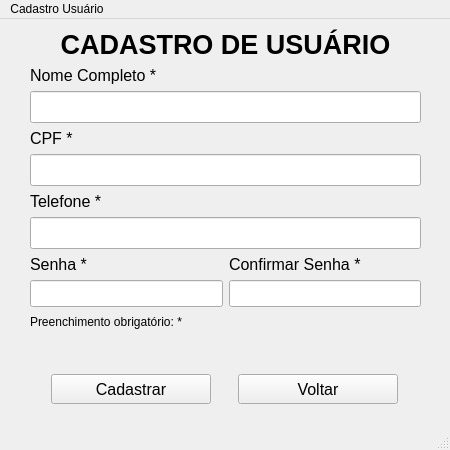
<?xml version="1.0" encoding="UTF-8"?>
<ui version="4.0">
 <class>MainWindow</class>
 <widget class="QMainWindow" name="MainWindow">
  <property name="geometry">
   <rect>
    <x>0</x>
    <y>0</y>
    <width>450</width>
    <height>450</height>
   </rect>
  </property>
  <property name="windowTitle">
   <string>MainWindow</string>
  </property>
  <widget class="QWidget" name="centralwidget">
   <widget class="QWidget" name="verticalLayoutWidget">
    <property name="geometry">
     <rect>
      <x>30</x>
      <y>10</y>
      <width>391</width>
      <height>327</height>
     </rect>
    </property>
    <layout class="QVBoxLayout" name="verticalLayout">
     <item>
      <widget class="QLabel" name="label_5">
       <property name="font">
        <font>
         <pointsize>20</pointsize>
         <weight>75</weight>
         <bold>true</bold>
        </font>
       </property>
       <property name="mouseTracking">
        <bool>false</bool>
       </property>
       <property name="autoFillBackground">
        <bool>false</bool>
       </property>
       <property name="frameShadow">
        <enum>QFrame::Plain</enum>
       </property>
       <property name="text">
        <string>CADASTRO DE USUÁRIO</string>
       </property>
       <property name="alignment">
        <set>Qt::AlignCenter</set>
       </property>
      </widget>
     </item>
     <item>
      <widget class="QLabel" name="label">
       <property name="font">
        <font>
         <pointsize>12</pointsize>
         <weight>50</weight>
         <italic>false</italic>
         <bold>false</bold>
         <underline>false</underline>
         <strikeout>false</strikeout>
         <kerning>true</kerning>
        </font>
       </property>
       <property name="layoutDirection">
        <enum>Qt::LeftToRight</enum>
       </property>
       <property name="text">
        <string>Nome Completo *</string>
       </property>
      </widget>
     </item>
     <item>
      <widget class="QLineEdit" name="nome">
       <property name="enabled">
        <bool>true</bool>
       </property>
       <property name="font">
        <font>
         <pointsize>15</pointsize>
        </font>
       </property>
      </widget>
     </item>
     <item>
      <widget class="QLabel" name="label_2">
       <property name="font">
        <font>
         <pointsize>12</pointsize>
         <weight>50</weight>
         <italic>false</italic>
         <bold>false</bold>
        </font>
       </property>
       <property name="layoutDirection">
        <enum>Qt::LeftToRight</enum>
       </property>
       <property name="text">
        <string>CPF *</string>
       </property>
      </widget>
     </item>
     <item>
      <widget class="QLineEdit" name="cpf">
       <property name="font">
        <font>
         <pointsize>15</pointsize>
        </font>
       </property>
       <property name="text">
        <string/>
       </property>
      </widget>
     </item>
     <item>
      <widget class="QLabel" name="label_3">
       <property name="font">
        <font>
         <pointsize>12</pointsize>
         <weight>50</weight>
         <italic>false</italic>
         <bold>false</bold>
        </font>
       </property>
       <property name="layoutDirection">
        <enum>Qt::LeftToRight</enum>
       </property>
       <property name="text">
        <string>Telefone *</string>
       </property>
      </widget>
     </item>
     <item>
      <widget class="QLineEdit" name="telefone">
       <property name="font">
        <font>
         <pointsize>15</pointsize>
        </font>
       </property>
       <property name="placeholderText">
        <string/>
       </property>
      </widget>
     </item>
     <item>
      <layout class="QHBoxLayout" name="horizontalLayout_2">
       <item>
        <layout class="QVBoxLayout" name="verticalLayout_2">
         <item>
          <widget class="QLabel" name="label_6">
           <property name="font">
            <font>
             <pointsize>12</pointsize>
            </font>
           </property>
           <property name="text">
            <string>Senha *</string>
           </property>
          </widget>
         </item>
         <item>
          <widget class="QLineEdit" name="senha">
           <property name="font">
            <font>
             <pointsize>12</pointsize>
            </font>
           </property>
          </widget>
         </item>
        </layout>
       </item>
       <item>
        <layout class="QVBoxLayout" name="verticalLayout_3">
         <item>
          <widget class="QLabel" name="label_7">
           <property name="font">
            <font>
             <pointsize>12</pointsize>
            </font>
           </property>
           <property name="text">
            <string>Confirmar Senha *</string>
           </property>
          </widget>
         </item>
         <item>
          <widget class="QLineEdit" name="confirmar_senha">
           <property name="font">
            <font>
             <pointsize>12</pointsize>
            </font>
           </property>
          </widget>
         </item>
        </layout>
       </item>
      </layout>
     </item>
     <item>
      <widget class="QLabel" name="label_4">
       <property name="text">
        <string>Preenchimento obrigatório: *</string>
       </property>
      </widget>
     </item>
     <item>
      <widget class="QLabel" name="label_error">
       <property name="text">
        <string/>
       </property>
      </widget>
     </item>
    </layout>
   </widget>
   <widget class="QWidget" name="horizontalLayoutWidget">
    <property name="geometry">
     <rect>
      <x>30</x>
      <y>340</y>
      <width>391</width>
      <height>61</height>
     </rect>
    </property>
    <layout class="QHBoxLayout" name="horizontalLayout">
     <item>
      <widget class="QPushButton" name="botao_cadastrar">
       <property name="maximumSize">
        <size>
         <width>160</width>
         <height>30</height>
        </size>
       </property>
       <property name="font">
        <font>
         <pointsize>12</pointsize>
        </font>
       </property>
       <property name="text">
        <string>Cadastrar</string>
       </property>
      </widget>
     </item>
     <item>
      <widget class="QPushButton" name="botao_voltar">
       <property name="maximumSize">
        <size>
         <width>160</width>
         <height>30</height>
        </size>
       </property>
       <property name="font">
        <font>
         <pointsize>12</pointsize>
        </font>
       </property>
       <property name="text">
        <string>Voltar</string>
       </property>
      </widget>
     </item>
    </layout>
   </widget>
  </widget>
  <widget class="QMenuBar" name="menubar">
   <property name="geometry">
    <rect>
     <x>0</x>
     <y>0</y>
     <width>450</width>
     <height>21</height>
    </rect>
   </property>
   <widget class="QMenu" name="menuCadastro_Usu_rio">
    <property name="title">
     <string>Cadastro Usuário</string>
    </property>
    <addaction name="actionCadastrar"/>
    <addaction name="actionListar"/>
   </widget>
   <addaction name="menuCadastro_Usu_rio"/>
  </widget>
  <widget class="QStatusBar" name="statusbar"/>
  <action name="actionCadastrar">
   <property name="text">
    <string>Cadastrar</string>
   </property>
  </action>
  <action name="actionListar">
   <property name="text">
    <string>Listar</string>
   </property>
  </action>
 </widget>
 <resources/>
 <connections/>
</ui>
